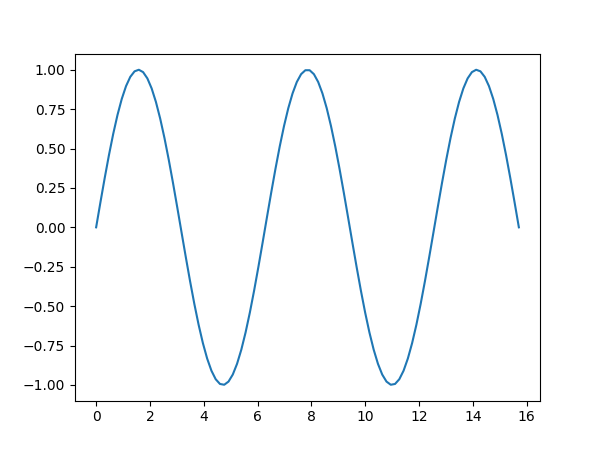

Reproduce this figure in Python.
x = np.linspace(0,np.pi*5,100)
y = np.sin(x)

plt.plot(x,y)
